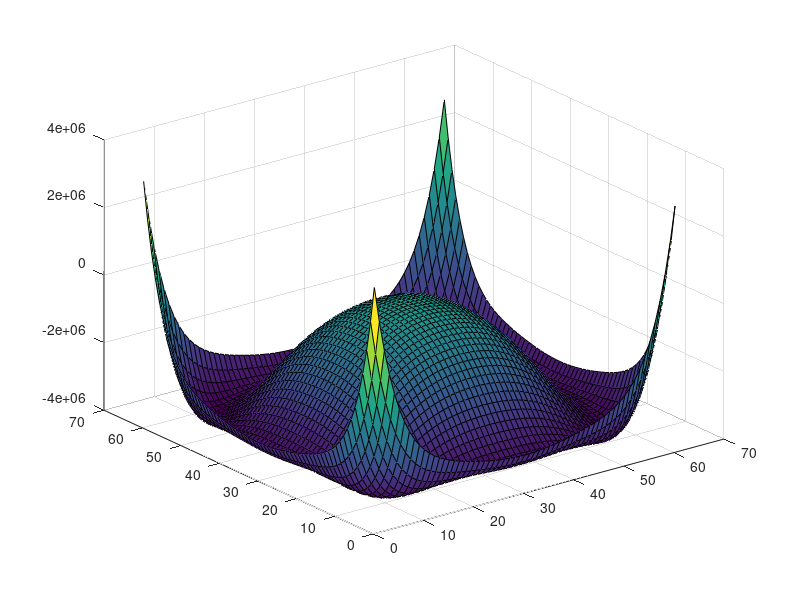

The MATLAB source for this figure:
clear;clc;close all;
scale=0.3;
d=0.01;
[Px,Py]=meshgrid(-scale:d:scale,scale:-d:-scale);
[n,m]=size(Px);


T=260;
alpha1=3.34e5*(T-108-273);
alpha11=4.69e6*(T-120-273)-2.02e8;
alpha12=3.23e8;
alpha111=-5.52e7*(T-120-273)+2.76e9;
alpha112=4.47e9;
Q11=0.1104; Q12=-0.0452;

E1=0;
E2=0;

Ex=E1*ones(n);
Ey=E2*ones(n);

GL_alpha1=alpha1*Px.^2+alpha1*Py.^2;
GL_alphabar11=alpha11*Px.^4+alpha11*Py.^4;
GL_alphabar12=alpha12*Px.^2.*Py.^2;
GL_alpha111=alpha111*Px.^6+alpha111*Py.^6;
GL_alpha112=alpha112*(Px.^4.*Py.^2+Px.^2.*Py.^4);


e1=0;

G_GL=GL_alpha1+GL_alphabar11+GL_alphabar12+GL_alpha111+GL_alpha112-Ex.*Px-Ey.*Py-e1*Q11*Px.^2;
% plot(Px((n+1)/2,:),G_GL((n+1)/2,:));
% plot(Px(4,:),G_GL(4,:));
surf(G_GL);